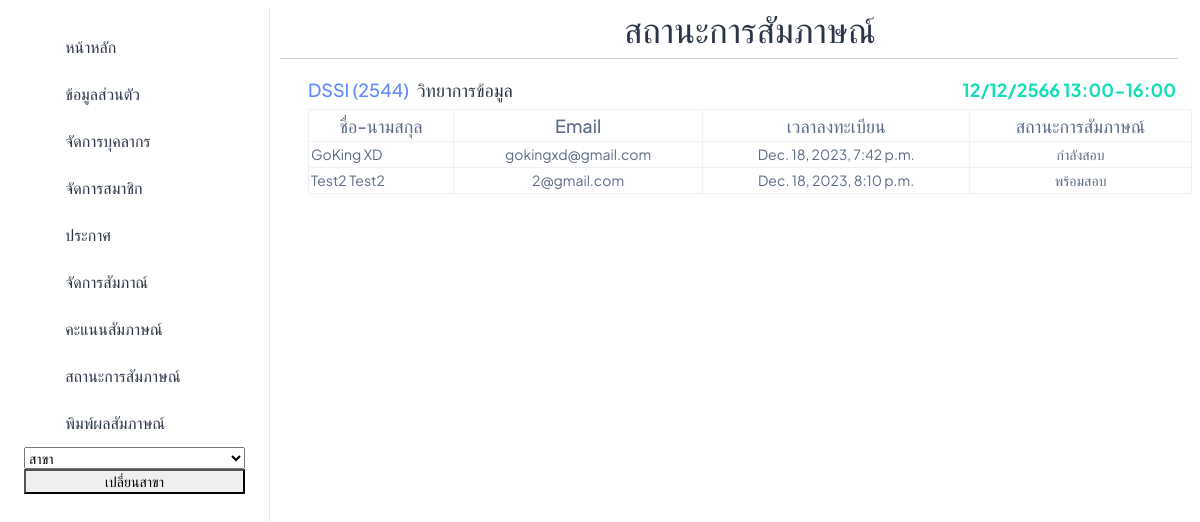
The app's page /Manager_Status/2 with its own data.
### interview/models.py (models this page shows, shortened)
class Round(models.Model):
    major = models.ForeignKey(Major, on_delete=models.CASCADE)
    academic_year = models.CharField(max_length=20)
    round_name = models.CharField(max_length=20)
    manager = models.ForeignKey(User, on_delete=models.CASCADE)
    users = models.ManyToManyField(User, related_name='rounds_participated', blank=True)
    TemporaryUser = models.ManyToManyField(TemporaryUser,related_name='rounds_participated', blank=True)
    documents = models.CharField(max_length=200, null=True,blank=True)
    active = models.BooleanField(default=False,null=True,blank=True)
    interview_time = models.CharField(max_length=50, null=True, blank=True)

class Major(models.Model):
    major = models.CharField(max_length=100)
    faculty = models.ForeignKey(Faculty, on_delete=models.CASCADE)
    default_manager = models.ManyToManyField(User, blank=True,related_name='manager')
    users = models.ManyToManyField(User,blank=True)
    TemporaryUser = models.ManyToManyField(TemporaryUser , blank=True)
    def __str__(self) -> str:
        return f"{self.major}"

class InterviewStatus(models.Model):
    user = models.ForeignKey(User, on_delete=models.CASCADE, related_name='interview_status')
    status = models.CharField(max_length=100)
    round = models.ForeignKey(Round, on_delete=models.CASCADE)
    reg_at = models.DateTimeField(auto_now_add=True,blank=True ,null= True)

class User(AbstractBaseUser, PermissionsMixin):
    email = models.EmailField(unique=True)
    username = models.CharField(max_length=30, unique=True)
    first_name = models.CharField(max_length=100)
    last_name = models.CharField(max_length=100)
    gender = models.CharField(max_length=20)
    address = models.CharField(max_length=400)
    postcode = models.CharField(max_length=20)
    phone_number = models.CharField(max_length=10)
    citizen_id = models.CharField(max_length=13,unique=True,blank=True,null=True)
    birth_date = models.DateField(blank=True,null=True)
    date_joined = models.DateTimeField(default=timezone.now)
    is_active = models.BooleanField(default=True)
    is_staff = models.BooleanField(default=False)
    objects = CustomUserManager()
    USERNAME_FIELD = 'username'
    EMAIL_FIELD = 'email'
    REQUIRED_FIELDS = ['email']

### interview/views.py (the view)
# urls.py: path('Manager_Status/<int:id>',Manager_StatusRound,name='Manager_StatusRound'),
def Manager_StatusRound(request,id):
    round = Round.objects.get(id=id)
    UserInRound = InterviewStatus.objects.filter(round=round)
    context = {
        "Users" : UserInRound,
        "round" : round,
    }
    return render(request, "manager/Manager_StatusRound.html", context)

### interview/templates/manager/Manager_StatusRound.html
{% extends 'manager/base/n_base.html' %}
{% block topic %}
<h1 class="text-3xl text-gray-100 mt-2 text-center">สถานะการสัมภาษณ์</h1>
{% endblock %}
{% block content %}
<div class="pt-14 px-2">
    <div class="d-flex justify-content-between">
        <div class="d-flex">
            <h4 class="fs-5 text-primary mt-auto">{{ round.round_name }} ({{ round.academic_year }})</h4>
            <h4 class="fs-5 text-dark ms-2 mt-auto">{{ round.major }}</h4>
        </div>
        <div>
            <h4 class="fs-5 fw-bolder text-success mt-auto me-3">{{ round.interview_time }}</h4>
        </div>
    </div>
        <table class="table table-bordered table-hover">
            <thead class="thead-dark">
                <tr>
                    <th class="text-center fs-5 fw-medium">ชื่อ-นามสกุล</th>
                    <th class="text-center fs-5 fw-medium">Email</th>
                    <th class="text-center fs-5 fw-medium">เวลาลงทะเบียน</th>
                    <th class="text-center fs-5 fw-medium">สถานะการสัมภาษณ์</th>
                </tr>
            </thead>
            <tbody>
                {% for user in Users %}
                <tr class="text-center">
                    <td class="text-start">{{ user.user.first_name }} {{ user.user.last_name }}</td>
                    <td>{{ user.user.email }}</td>
                    <td>{{ user.reg_at }}</td>
                    <td>{{ user.status }}</td>
                </tr>
                {% endfor %}
            </tbody>
        </table>
    </div>
{% endblock %}

### records on screen
Round: round_name "DSSI", academic_year "2544", major "วิทยาการข้อมูล", interview_time "12/12/2566 13:00-16:00"
InterviewStatus: user.first_name "GoKing", user.last_name "XD", user.email "gokingxd@gmail.com", reg_at "Dec. 18, 2023, 7:42 p.m.", status "กำลังสอบ"
InterviewStatus: user.first_name "Test2", user.last_name "Test2", user.email "2@gmail.com", reg_at "Dec. 18, 2023, 8:10 p.m.", status "พร้อมสอบ"
